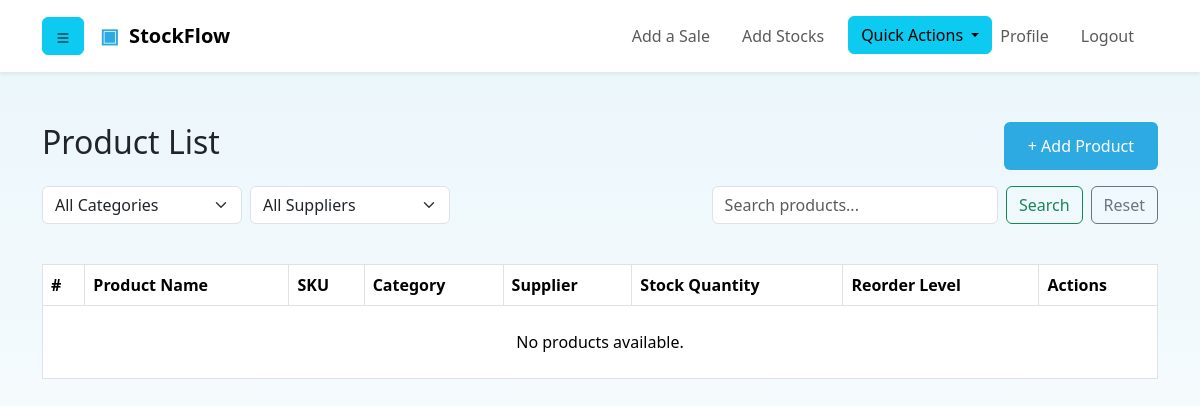
The app's page /product/products-list/ (signed in), older data.
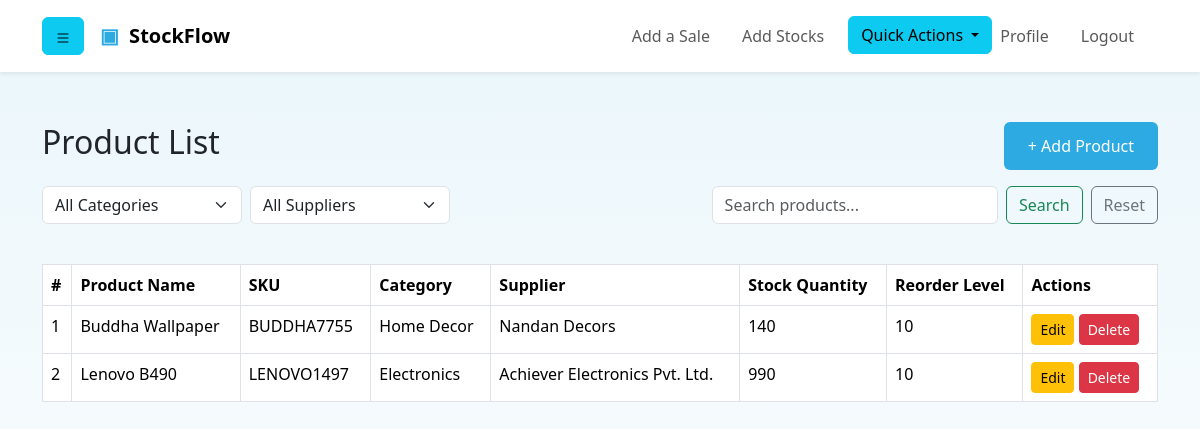
The same page, newer data.
### main/models.py (models this page shows, shortened)
class Product(models.Model):
    product_name = models.CharField("Enter product name.", max_length=100)
    SKU = models.CharField("Enter product SKU.", max_length=10, unique=True, db_index=True)
    category = models.ForeignKey(
        'Category',
        on_delete=models.PROTECT,
        related_name='products'
    )
    sub_category = models.CharField("Enter the sub-category of the product.", max_length=50, null=True, blank=True)
    supplier = models.ForeignKey(
        'Supplier',
        on_delete=models.PROTECT,
        related_name='products'
    )
    cost_price = models.DecimalField(max_digits=10, decimal_places=2, default=0.00)
    selling_price = models.DecimalField(max_digits=10, decimal_places=2, default=0.00)
    reorder_level = models.PositiveIntegerField(default=10)
    product_description = models.CharField("Enter product description.", max_length=300, null=True, blank=True)
    created_at = models.DateTimeField(auto_now_add=True)
    updated_at = models.DateTimeField(auto_now=True)
    def get_current_stock(self):
            return self.transactions.aggregate(
                total=Sum(
                    Case(
                        When(transaction_type='IN', then='quantity'),
                        When(transaction_type='OUT', then=-1 * models.F('quantity')),
                        output_field=IntegerField()
                    )
                )
            )['total'] or 0
    class Meta:
        ordering = ["product_name"]

class Category(models.Model):
    category_name = models.CharField("Enter product category.", max_length=50, unique=True)
    description = models.CharField("Enter category description.", max_length=300, null=True, blank=True)
    created_at = models.DateTimeField(auto_now_add=True)
    updated_at = models.DateTimeField(auto_now=True)
    def __str__(self):
        return self.category_name
    class Meta:
        ordering = ['category_name']

class Supplier(models.Model):
    supplier_name = models.CharField("Enter supplier name." ,max_length=50)
    contact_person = models.CharField("Enter supplier's contact person name.", max_length=100)
    phone_number = models.CharField("Enter contact person phone number.", max_length=10, unique=True, null=True, blank=True)
    email = models.EmailField("Enter contact person email address.", max_length=30, unique=False)
    city = models.CharField(max_length=30, blank=True, null=True)
    state = models.CharField(max_length=50, blank=True, null=True)
    postal_code = models.CharField(max_length=10, blank=True, null=True)
    created_at = models.DateTimeField(auto_now_add=True)
    updated_at = models.DateTimeField(auto_now=True)
    def __str__(self):
        return self.supplier_name or "Unnamed Supplier"
    class Meta:
        ordering = ['supplier_name']

### main/views.py (the view, shortened to what this page needs)
# urls.py: path('product/products-list/', views.ProductListView.as_view(), name='product_list'),
class ProductListView(LoginRequiredMixin, ListView):
    model = Product
    template_name = 'main/product_list.html'
    context_object_name = 'products'
    paginate_by = 10
    def get_queryset(self):
        queryset = super().get_queryset()
        query = self.request.GET.get('q')
        category = self.request.GET.get('category')
        supplier = self.request.GET.get('supplier')
        if category:
            queryset = queryset.filter(category__category_name=category)
        if supplier:
            queryset = queryset.filter(supplier__supplier_name=supplier)
        return queryset
    def get_context_data(self, **kwargs):
        context = super().get_context_data(**kwargs)
        context['categories'] = Product.objects.values_list('category__category_name', flat=True).distinct()
        context['suppliers'] = Product.objects.values_list('supplier__supplier_name', flat=True).distinct()
        return context

### templates/main/product_list.html (shortened to what this page needs)
{% extends 'base.html' %}
{% block content %}
<div class="container">
    <div class="d-flex justify-content-between align-items-center mb-3">
        <h2>Product List</h2>
        <a href="{% url 'add_product' %}" class="btn btn-primary">+  Add Product</a>
    </div>
        <form method="GET" class="d-flex justify-content-between align-items-center mb-3 flex-wrap gap-2">
        <div class="d-flex gap-2">
            <select name="category" class="form-select" style="width: 200px;" onchange="this.form.submit()">
                <option value="">All Categories</option>
            </select>
            <select name="supplier" class="form-select" style="width: 200px;" onchange="this.form.submit()">
                <option value="">All Suppliers</option>
            </select>
        </div>
        <div class="d-flex gap-2" style="width: 40%; min-width: 250px;">
            <input
                type="search"
                name="q"
                class="form-control flex-grow-1"
                placeholder="Search products..."
                value="{{ request.GET.q }}"
            >
            <button class="btn btn-outline-success" type="submit">Search</button>
            <a href="{% url 'product_list' %}" class="btn btn-outline-secondary">Reset</a>
        </div>
    </form>
        <br><table class="table table-bordered">
                <tr>
                    <th>#</th>
                    <th>Product Name</th>
                    <th>SKU</th>
                    <th>Category</th>
                    <th>Supplier</th>
                    <th>Stock Quantity</th>
                    <th>Reorder Level</th>
                    <th>Actions</th>
                </tr>
            <tbody>
                {% for product in products %}
                <tr>
                    <td>{{ forloop.counter }}</td>
                    <td>{{ product.product_name }}</td>
                    <td>{{ product.SKU }}</td>
                    <td>{{ product.category }}</td>
                    <td>{{ product.supplier }}</td>
                    <td>
                        {% if product.get_current_stock <= product.reorder_level %}
                            <span class="text-danger fw-bold">
                                {{ product.get_current_stock }}
                            </span>
                        {% else %}
                            {{ product.get_current_stock }}
                        {% endif %}
                    </td>
                    <td>{{ product.reorder_level }}</td>
                    <td>
                        <a href="{% url 'product_update' product.pk %}" class="btn btn-sm btn-warning">Edit</a>
                        <a href="{% url 'product_delete' product.pk %}" class="btn btn-sm btn-danger">Delete</a>
                    </td>
                </tr>
                {% empty %}
                <tr>
                    <td colspan="9" class="text-center py-4">
                        No products available.
                    </td>
                </tr>
                {% endfor %}
            </tbody>
        </table>
</div>
{% endblock %}

### templates/base.html (shortened to what this page needs)
{% load static %}
<!DOCTYPE html>
<html lang="en">
<head>
    <link href="https://cdn.jsdelivr.net/npm/bootstrap@5.3.2/dist/css/bootstrap.min.css" rel="stylesheet">
    <link rel="stylesheet" href="{% static 'css/style.css' %}">
</head>
<body>
<nav class="navbar navbar-expand-lg navbar-light bg-white py-3 shadow-sm">
    <div class="container">
        {% if user.is_authenticated %}
            <button type="button" class="btn btn-info me-3" data-bs-toggle="offcanvas" data-bs-target="#offcanvasWithBothOptions" aria-controls="offcanvasWithBothOptions">
            </button>
        <a class="navbar-brand fw-bold" href="{% url 'dashboard' %}">
            <span class="logo-box">▣</span> StockFlow
        </a>
        {% else %}
        <a class="navbar-brand fw-bold" href="{% url 'home' %}">
            <span class="logo-box">▣</span> StockFlow
        </a>
        {% endif %}
        {% if user.is_authenticated %}
            <div class="collapse navbar-collapse justify-content-end">
                <ul class="navbar-nav">
                    <li class="nav-item"><a class="nav-link me-3" href="{% url 'add_sale' %}">Add a Sale</a></li>
                    <li class="nav-item"><a class="nav-link me-3" href="{% url 'add_stock' %}">Add Stocks</a></li>
                    <li>
                        <div class="dropdown">
                            <a class="btn btn-info dropdown-toggle" href="#" role="button" data-bs-toggle="dropdown" aria-expanded="false">
                                Quick Actions
                            </a>
                        </div>
                    </li>
                    <li class="nav-item"><a class="nav-link me-3" href="#">Profile</a></li>
                    <li class="nav-item">
                        <a class="nav-link me-3" href="#" onclick="document.getElementById('logout-form').submit();">Logout</a>
                    </li>
                </ul>
            </div>
        {% endif %}
    </div>
</nav>
<main class="page-content">
    {% block content %}
    {% endblock %}
</main>
</body>
</html>

### static/css/style.css (style rules this page uses)
html, body { min-height: 100%; }
body { background: linear-gradient(#eaf6fb, #ffffff); font-family: system-ui; margin: 0; padding: 0; }
.logo-box { color: #2daae1; font-weight: bold; margin-right: 5px; }
.page-content { padding: 50px 0; }
.btn-primary { background: #2daae1; border: none; padding: 12px 24px; }

Row changes from the older to the newer data that the page shows:
added Product: product_name "Buddha Wallpaper", SKU "BUDDHA7755", category "Home Decor", supplier "Nandan Decors", get_current_stock "140", reorder_level "10"
added Product: product_name "Lenovo B490", SKU "LENOVO1497", category "Electronics", supplier "Achiever Electronics Pvt. Ltd.", get_current_stock "990", reorder_level "10"
Text that changed along with them:
text no longer shown: "No products available."
